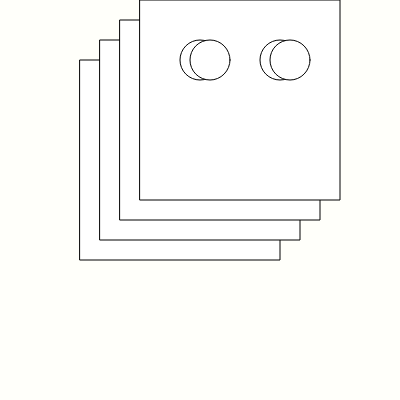
Frame 1 (no input)
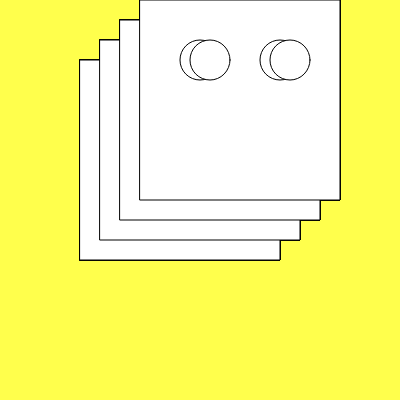
Frame 60 (no input)
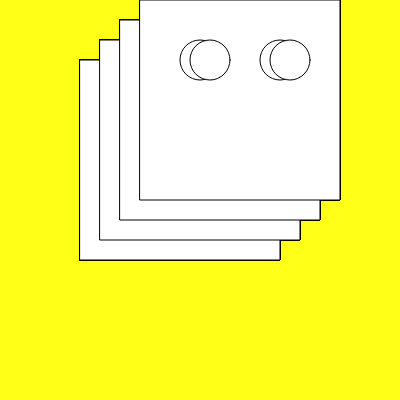
Frame 120 (the mouse pressed at the canvas centre since frame 60)

The p5.js sketch that drew these frames (run headless with seeded random() and noise() and a simulated clock; from frame 60 on, the mouse is pressed at the canvas centre):

// p5.js sketch
// ── sketch.js
function setup() {
  createCanvas(400, 400);
}

function draw() {
  background(255,255,0,5);
  rect(80,60,200,200);
  rect(100,40,200,200);
  rect(120,20,200,200);
  rect(140,0,200,200);
  ellipse(200,60,40,40);
  ellipse(210,60,40,40);
  ellipse(280,60,40,40);
  ellipse(290,60,40,40);

  // cmd+/ to grey out or restore
  
  
}
